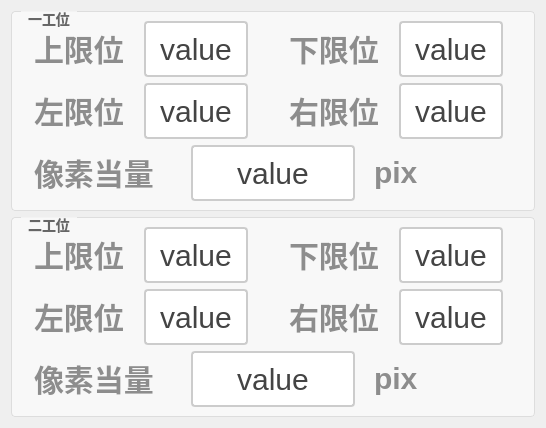
     <widget class="QWidget" name="tab_6">
      <attribute name="title">
       <string>工位限位设置</string>
      </attribute>
      <layout class="QVBoxLayout" name="verticalLayout_21">
       <item>
        <widget class="QGroupBox" name="groupBox">
         <property name="styleSheet">
          <string notr="true">QGroupBox {
    border: 1px solid #DDD;
    border-radius: 4px;
    font: bold 14px;
    color: #666;
    background-color: #F8F8F8;
}

QGroupBox::title {
    subcontrol-origin: margin;
    subcontrol-position: top left;
    left: 10px;
    padding: 0 5px;
}</string>
         </property>
         <property name="title">
          <string>一工位</string>
         </property>
         <layout class="QGridLayout" name="gridLayout">
          <item row="0" column="1">
           <layout class="QHBoxLayout" name="horizontalLayout_26">
            <item>
             <widget class="QLabel" name="label_34">
              <property name="styleSheet">
               <string notr="true">QLabel {
       font-size: 30px;        
       font-weight: bold;        
       color:  rgb(141, 141, 141);       
       padding: 5px 5px;     
       border-bottom: 2px solid #cccccc; 
    }</string>
              </property>
              <property name="text">
               <string>下限位</string>
              </property>
             </widget>
            </item>
            <item>
             <widget class="QPushButton" name="pbtn_xiaxianwei1">
              <property name="sizePolicy">
               <sizepolicy hsizetype="Minimum" vsizetype="Minimum">
                <horstretch>0</horstretch>
                <verstretch>0</verstretch>
               </sizepolicy>
              </property>
              <property name="styleSheet">
               <string notr="true">QPushButton {
    padding: 6px 14px;
    border: 2px solid #CCC;
    border-radius: 4px;
    background-color: white;
    color: #444;
	font-size: 30px; 
}

QPushButton:hover {
    border-color: #999;
    background-color: #F5F5F5;
}

QPushButton:pressed {
    border-color: #777;
    background-color: #EEE;
}</string>
              </property>
              <property name="text">
               <string>value</string>
              </property>
             </widget>
            </item>
            <item>
             <widget class="QLabel" name="label_35">
              <property name="styleSheet">
               <string notr="true">/* 基础标签样式 */
QLabel {
    color: #444444;          /* 主文字色 */
    font-size: 14px;         /* 标准字号 */
    background: transparent; /* 透明背景 */
    padding: 2px 4px;        /* 基础内边距 */
}

/* 标题样式 */
QLabel.title {
    font-size: 16px;
    font-weight: 600;
    color: #333333;
    border-bottom: 1px solid #DDDDDD; /* 下划线装饰 */
    padding-bottom: 4px;
}

/* 副标题/次要文本 */
QLabel.subtitle {
    color: #666666;
    font-size: 13px;
    font-style: italic;
}

/* 强调文本 */
QLabel.emphasis {
    color: #333333;
    font-weight: 500;
    background-color: #F5F5F5;
    border-radius: 3px;
    padding: 4px 8px;
}

/* 状态标签（成功/警告/错误） */
QLabel[state=&quot;success&quot;] {
    color: #228B22;          /* 森林绿 */
    border-left: 3px solid #228B22;
    padding-left: 8px;
}

QLabel[state=&quot;warning&quot;] {
    color: #FF8C00;          /* 暗橙 */
    border-left: 3px solid #FF8C00;
    padding-left: 8px;
}

QLabel[state=&quot;error&quot;] {
    color: #B22222;          /* 砖红 */
    border-left: 3px solid #B22222;
    padding-left: 8px;
}

/* 数据展示标签 */
QLabel.data {
    color: #2F4F4F;          /* 深石板灰 */
    font-family: monospace;
    border: 1px solid #E0E0E0;
    background-color: #FFFFFF;
    padding: 6px 12px;
    border-radius: 4px;
}

/* 禁用状态 */
QLabel:disabled {
    color: #AAAAAA;
    background-color: transparent;
}

/* 链接样式（伪链接效果） */
QLabel.link {
    color: #4682B4;          /* 钢蓝 */
    text-decoration: underline;
    border-bottom: 1px dotted #4682B4;
}

/* 图标标签 */
QLabel.icon {
    qproperty-alignment: AlignCenter;
    border: 1px solid #E0E0E0;
    border-radius: 4px;
    background-color: #FFFFFF;
    padding: 12px;
}</string>
              </property>
              <property name="text">
               <string/>
              </property>
             </widget>
            </item>
           </layout>
          </item>
          <item row="0" column="0">
           <layout class="QHBoxLayout" name="horizontalLayout_25">
            <item>
             <widget class="QLabel" name="label_32">
              <property name="styleSheet">
               <string notr="true">QLabel {
       font-size: 30px;        
       font-weight: bold;        
       color:  rgb(141, 141, 141);       
       padding: 5px 5px;     
       border-bottom: 2px solid #cccccc; 
    }</string>
              </property>
              <property name="text">
               <string>上限位</string>
              </property>
             </widget>
            </item>
            <item>
             <widget class="QPushButton" name="pbtn_shangxianwei1">
              <property name="sizePolicy">
               <sizepolicy hsizetype="Minimum" vsizetype="Minimum">
                <horstretch>0</horstretch>
                <verstretch>0</verstretch>
               </sizepolicy>
              </property>
              <property name="styleSheet">
               <string notr="true">QPushButton {
    padding: 6px 14px;
    border: 2px solid #CCC;
    border-radius: 4px;
    background-color: white;
    color: #444;
	font-size: 30px; 
}

QPushButton:hover {
    border-color: #999;
    background-color: #F5F5F5;
}

QPushButton:pressed {
    border-color: #777;
    background-color: #EEE;
}</string>
              </property>
              <property name="text">
               <string>value</string>
              </property>
             </widget>
            </item>
            <item>
             <widget class="QLabel" name="label_33">
              <property name="styleSheet">
               <string notr="true">/* 基础标签样式 */
QLabel {
    color: #444444;          /* 主文字色 */
    font-size: 14px;         /* 标准字号 */
    background: transparent; /* 透明背景 */
    padding: 2px 4px;        /* 基础内边距 */
}

/* 标题样式 */
QLabel.title {
    font-size: 16px;
    font-weight: 600;
    color: #333333;
    border-bottom: 1px solid #DDDDDD; /* 下划线装饰 */
    padding-bottom: 4px;
}

/* 副标题/次要文本 */
QLabel.subtitle {
    color: #666666;
    font-size: 13px;
    font-style: italic;
}

/* 强调文本 */
QLabel.emphasis {
    color: #333333;
    font-weight: 500;
    background-color: #F5F5F5;
    border-radius: 3px;
    padding: 4px 8px;
}

/* 状态标签（成功/警告/错误） */
QLabel[state=&quot;success&quot;] {
    color: #228B22;          /* 森林绿 */
    border-left: 3px solid #228B22;
    padding-left: 8px;
}

QLabel[state=&quot;warning&quot;] {
    color: #FF8C00;          /* 暗橙 */
    border-left: 3px solid #FF8C00;
    padding-left: 8px;
}

QLabel[state=&quot;error&quot;] {
    color: #B22222;          /* 砖红 */
    border-left: 3px solid #B22222;
    padding-left: 8px;
}

/* 数据展示标签 */
QLabel.data {
    color: #2F4F4F;          /* 深石板灰 */
    font-family: monospace;
    border: 1px solid #E0E0E0;
    background-color: #FFFFFF;
    padding: 6px 12px;
    border-radius: 4px;
}

/* 禁用状态 */
QLabel:disabled {
    color: #AAAAAA;
    background-color: transparent;
}

/* 链接样式（伪链接效果） */
QLabel.link {
    color: #4682B4;          /* 钢蓝 */
    text-decoration: underline;
    border-bottom: 1px dotted #4682B4;
}

/* 图标标签 */
QLabel.icon {
    qproperty-alignment: AlignCenter;
    border: 1px solid #E0E0E0;
    border-radius: 4px;
    background-color: #FFFFFF;
    padding: 12px;
}</string>
              </property>
              <property name="text">
               <string/>
              </property>
             </widget>
            </item>
           </layout>
          </item>
          <item row="1" column="1">
           <layout class="QHBoxLayout" name="horizontalLayout_28">
            <item>
             <widget class="QLabel" name="label_38">
              <property name="styleSheet">
               <string notr="true">QLabel {
       font-size: 30px;        
       font-weight: bold;        
       color:  rgb(141, 141, 141);       
       padding: 5px 5px;     
       border-bottom: 2px solid #cccccc; 
    }</string>
              </property>
              <property name="text">
               <string>右限位</string>
              </property>
             </widget>
            </item>
            <item>
             <widget class="QPushButton" name="pbtn_youxianwei1">
              <property name="sizePolicy">
               <sizepolicy hsizetype="Minimum" vsizetype="Minimum">
                <horstretch>0</horstretch>
                <verstretch>0</verstretch>
               </sizepolicy>
              </property>
              <property name="styleSheet">
               <string notr="true">QPushButton {
    padding: 6px 14px;
    border: 2px solid #CCC;
    border-radius: 4px;
    background-color: white;
    color: #444;
	font-size: 30px; 
}

QPushButton:hover {
    border-color: #999;
    background-color: #F5F5F5;
}

QPushButton:pressed {
    border-color: #777;
    background-color: #EEE;
}</string>
              </property>
              <property name="text">
               <string>value</string>
              </property>
             </widget>
            </item>
            <item>
             <widget class="QLabel" name="label_39">
              <property name="styleSheet">
               <string notr="true">/* 基础标签样式 */
QLabel {
    color: #444444;          /* 主文字色 */
    font-size: 14px;         /* 标准字号 */
    background: transparent; /* 透明背景 */
    padding: 2px 4px;        /* 基础内边距 */
}

/* 标题样式 */
QLabel.title {
    font-size: 16px;
    font-weight: 600;
    color: #333333;
    border-bottom: 1px solid #DDDDDD; /* 下划线装饰 */
    padding-bottom: 4px;
}

/* 副标题/次要文本 */
QLabel.subtitle {
    color: #666666;
    font-size: 13px;
    font-style: italic;
}

/* 强调文本 */
QLabel.emphasis {
    color: #333333;
    font-weight: 500;
    background-color: #F5F5F5;
    border-radius: 3px;
    padding: 4px 8px;
}

/* 状态标签（成功/警告/错误） */
QLabel[state=&quot;success&quot;] {
    color: #228B22;          /* 森林绿 */
    border-left: 3px solid #228B22;
    padding-left: 8px;
}

QLabel[state=&quot;warning&quot;] {
    color: #FF8C00;          /* 暗橙 */
    border-left: 3px solid #FF8C00;
    padding-left: 8px;
}

QLabel[state=&quot;error&quot;] {
    color: #B22222;          /* 砖红 */
    border-left: 3px solid #B22222;
    padding-left: 8px;
}

/* 数据展示标签 */
QLabel.data {
    color: #2F4F4F;          /* 深石板灰 */
    font-family: monospace;
    border: 1px solid #E0E0E0;
    background-color: #FFFFFF;
    padding: 6px 12px;
    border-radius: 4px;
}

/* 禁用状态 */
QLabel:disabled {
    color: #AAAAAA;
    background-color: transparent;
}

/* 链接样式（伪链接效果） */
QLabel.link {
    color: #4682B4;          /* 钢蓝 */
    text-decoration: underline;
    border-bottom: 1px dotted #4682B4;
}

/* 图标标签 */
QLabel.icon {
    qproperty-alignment: AlignCenter;
    border: 1px solid #E0E0E0;
    border-radius: 4px;
    background-color: #FFFFFF;
    padding: 12px;
}</string>
              </property>
              <property name="text">
               <string/>
              </property>
             </widget>
            </item>
           </layout>
          </item>
          <item row="1" column="0">
           <layout class="QHBoxLayout" name="horizontalLayout_27">
            <item>
             <widget class="QLabel" name="label_36">
              <property name="styleSheet">
               <string notr="true">QLabel {
       font-size: 30px;        
       font-weight: bold;        
       color:  rgb(141, 141, 141);       
       padding: 5px 5px;     
       border-bottom: 2px solid #cccccc; 
    }</string>
              </property>
              <property name="text">
               <string>左限位</string>
              </property>
             </widget>
            </item>
            <item>
             <widget class="QPushButton" name="pbtn_zuoxianwei1">
              <property name="sizePolicy">
               <sizepolicy hsizetype="Minimum" vsizetype="Minimum">
                <horstretch>0</horstretch>
                <verstretch>0</verstretch>
               </sizepolicy>
              </property>
              <property name="styleSheet">
               <string notr="true">QPushButton {
    padding: 6px 14px;
    border: 2px solid #CCC;
    border-radius: 4px;
    background-color: white;
    color: #444;
	font-size: 30px; 
}

QPushButton:hover {
    border-color: #999;
    background-color: #F5F5F5;
}

QPushButton:pressed {
    border-color: #777;
    background-color: #EEE;
}</string>
              </property>
              <property name="text">
               <string>value</string>
              </property>
             </widget>
            </item>
            <item>
             <widget class="QLabel" name="label_37">
              <property name="styleSheet">
               <string notr="true">/* 基础标签样式 */
QLabel {
    color: #444444;          /* 主文字色 */
    font-size: 14px;         /* 标准字号 */
    background: transparent; /* 透明背景 */
    padding: 2px 4px;        /* 基础内边距 */
}

/* 标题样式 */
QLabel.title {
    font-size: 16px;
    font-weight: 600;
    color: #333333;
    border-bottom: 1px solid #DDDDDD; /* 下划线装饰 */
    padding-bottom: 4px;
}

/* 副标题/次要文本 */
QLabel.subtitle {
    color: #666666;
    font-size: 13px;
    font-style: italic;
}

/* 强调文本 */
QLabel.emphasis {
    color: #333333;
    font-weight: 500;
    background-color: #F5F5F5;
    border-radius: 3px;
    padding: 4px 8px;
}

/* 状态标签（成功/警告/错误） */
QLabel[state=&quot;success&quot;] {
    color: #228B22;          /* 森林绿 */
    border-left: 3px solid #228B22;
    padding-left: 8px;
}

QLabel[state=&quot;warning&quot;] {
    color: #FF8C00;          /* 暗橙 */
    border-left: 3px solid #FF8C00;
    padding-left: 8px;
}

QLabel[state=&quot;error&quot;] {
    color: #B22222;          /* 砖红 */
    border-left: 3px solid #B22222;
    padding-left: 8px;
}

/* 数据展示标签 */
QLabel.data {
    color: #2F4F4F;          /* 深石板灰 */
    font-family: monospace;
    border: 1px solid #E0E0E0;
    background-color: #FFFFFF;
    padding: 6px 12px;
    border-radius: 4px;
}

/* 禁用状态 */
QLabel:disabled {
    color: #AAAAAA;
    background-color: transparent;
}

/* 链接样式（伪链接效果） */
QLabel.link {
    color: #4682B4;          /* 钢蓝 */
    text-decoration: underline;
    border-bottom: 1px dotted #4682B4;
}

/* 图标标签 */
QLabel.icon {
    qproperty-alignment: AlignCenter;
    border: 1px solid #E0E0E0;
    border-radius: 4px;
    background-color: #FFFFFF;
    padding: 12px;
}</string>
              </property>
              <property name="text">
               <string/>
              </property>
             </widget>
            </item>
           </layout>
          </item>
          <item row="2" column="0" colspan="2">
           <layout class="QHBoxLayout" name="horizontalLayout_44">
            <item>
             <widget class="QLabel" name="label_66">
              <property name="styleSheet">
               <string notr="true">QLabel {
       font-size: 30px;        
       font-weight: bold;        
       color:  rgb(141, 141, 141);       
       padding: 5px 5px;     
       border-bottom: 2px solid #cccccc; 
    }</string>
              </property>
              <property name="text">
               <string>像素当量</string>
              </property>
             </widget>
            </item>
            <item>
             <widget class="QPushButton" name="pbtn_xiangsudangliang1">
              <property name="sizePolicy">
               <sizepolicy hsizetype="Minimum" vsizetype="Minimum">
                <horstretch>0</horstretch>
                <verstretch>0</verstretch>
               </sizepolicy>
              </property>
              <property name="styleSheet">
               <string notr="true">QPushButton {
    padding: 6px 14px;
    border: 2px solid #CCC;
    border-radius: 4px;
    background-color: white;
    color: #444;
	font-size: 30px; 
}

QPushButton:hover {
    border-color: #999;
    background-color: #F5F5F5;
}

QPushButton:pressed {
    border-color: #777;
    background-color: #EEE;
}</string>
              </property>
              <property name="text">
               <string>value</string>
              </property>
             </widget>
            </item>
            <item>
             <widget class="QLabel" name="label_67">
              <property name="styleSheet">
               <string notr="true">QLabel {
       font-size: 30px;        
       font-weight: bold;        
       color:  rgb(141, 141, 141);       
       padding: 5px 5px;     
       border-bottom: 2px solid #cccccc; 
    }</string>
              </property>
              <property name="text">
               <string>pix</string>
              </property>
             </widget>
            </item>
           </layout>
          </item>
         </layout>
        </widget>
       </item>
       <item>
        <widget class="QGroupBox" name="groupBox_2">
         <property name="styleSheet">
          <string notr="true">QGroupBox {
    border: 1px solid #DDD;
    border-radius: 4px;
    font: bold 14px;
    color: #666;
    background-color: #F8F8F8;
}

QGroupBox::title {
    subcontrol-origin: margin;
    subcontrol-position: top left;
    left: 10px;
    padding: 0 5px;
}</string>
         </property>
         <property name="title">
          <string>二工位</string>
         </property>
         <layout class="QGridLayout" name="gridLayout_2">
          <item row="1" column="1">
           <layout class="QHBoxLayout" name="horizontalLayout_39">
            <item>
             <widget class="QLabel" name="label_60">
              <property name="styleSheet">
               <string notr="true">QLabel {
       font-size: 30px;        
       font-weight: bold;        
       color:  rgb(141, 141, 141);       
       padding: 5px 5px;     
       border-bottom: 2px solid #cccccc; 
    }</string>
              </property>
              <property name="text">
               <string>右限位</string>
              </property>
             </widget>
            </item>
            <item>
             <widget class="QPushButton" name="pbtn_youxianwei2">
              <property name="sizePolicy">
               <sizepolicy hsizetype="Minimum" vsizetype="Minimum">
                <horstretch>0</horstretch>
                <verstretch>0</verstretch>
               </sizepolicy>
              </property>
              <property name="styleSheet">
               <string notr="true">QPushButton {
    padding: 6px 14px;
    border: 2px solid #CCC;
    border-radius: 4px;
    background-color: white;
    color: #444;
	font-size: 30px; 
}

QPushButton:hover {
    border-color: #999;
    background-color: #F5F5F5;
}

QPushButton:pressed {
    border-color: #777;
    background-color: #EEE;
}</string>
              </property>
              <property name="text">
               <string>value</string>
              </property>
             </widget>
            </item>
            <item>
             <widget class="QLabel" name="label_61">
              <property name="styleSheet">
               <string notr="true">/* 基础标签样式 */
QLabel {
    color: #444444;          /* 主文字色 */
    font-size: 14px;         /* 标准字号 */
    background: transparent; /* 透明背景 */
    padding: 2px 4px;        /* 基础内边距 */
}

/* 标题样式 */
QLabel.title {
    font-size: 16px;
    font-weight: 600;
    color: #333333;
    border-bottom: 1px solid #DDDDDD; /* 下划线装饰 */
    padding-bottom: 4px;
}

/* 副标题/次要文本 */
QLabel.subtitle {
    color: #666666;
    font-size: 13px;
    font-style: italic;
}

/* 强调文本 */
QLabel.emphasis {
    color: #333333;
    font-weight: 500;
    background-color: #F5F5F5;
    border-radius: 3px;
    padding: 4px 8px;
}

/* 状态标签（成功/警告/错误） */
QLabel[state=&quot;success&quot;] {
    color: #228B22;          /* 森林绿 */
    border-left: 3px solid #228B22;
    padding-left: 8px;
}

QLabel[state=&quot;warning&quot;] {
    color: #FF8C00;          /* 暗橙 */
    border-left: 3px solid #FF8C00;
    padding-left: 8px;
}

QLabel[state=&quot;error&quot;] {
    color: #B22222;          /* 砖红 */
    border-left: 3px solid #B22222;
    padding-left: 8px;
}

/* 数据展示标签 */
QLabel.data {
    color: #2F4F4F;          /* 深石板灰 */
    font-family: monospace;
    border: 1px solid #E0E0E0;
    background-color: #FFFFFF;
    padding: 6px 12px;
    border-radius: 4px;
}

/* 禁用状态 */
QLabel:disabled {
    color: #AAAAAA;
    background-color: transparent;
}

/* 链接样式（伪链接效果） */
QLabel.link {
    color: #4682B4;          /* 钢蓝 */
    text-decoration: underline;
    border-bottom: 1px dotted #4682B4;
}

/* 图标标签 */
QLabel.icon {
    qproperty-alignment: AlignCenter;
    border: 1px solid #E0E0E0;
    border-radius: 4px;
    background-color: #FFFFFF;
    padding: 12px;
}</string>
              </property>
              <property name="text">
               <string/>
              </property>
             </widget>
            </item>
           </layout>
          </item>
          <item row="1" column="0">
           <layout class="QHBoxLayout" name="horizontalLayout_40">
            <item>
             <widget class="QLabel" name="label_62">
              <property name="styleSheet">
               <string notr="true">QLabel {
       font-size: 30px;        
       font-weight: bold;        
       color:  rgb(141, 141, 141);       
       padding: 5px 5px;     
       border-bottom: 2px solid #cccccc; 
    }</string>
              </property>
              <property name="text">
               <string>左限位</string>
              </property>
             </widget>
            </item>
            <item>
             <widget class="QPushButton" name="pbtn_zuoxianwei2">
              <property name="sizePolicy">
               <sizepolicy hsizetype="Minimum" vsizetype="Minimum">
                <horstretch>0</horstretch>
                <verstretch>0</verstretch>
               </sizepolicy>
              </property>
              <property name="styleSheet">
               <string notr="true">QPushButton {
    padding: 6px 14px;
    border: 2px solid #CCC;
    border-radius: 4px;
    background-color: white;
    color: #444;
	font-size: 30px; 
}

QPushButton:hover {
    border-color: #999;
    background-color: #F5F5F5;
}

QPushButton:pressed {
    border-color: #777;
    background-color: #EEE;
}</string>
              </property>
              <property name="text">
               <string>value</string>
              </property>
             </widget>
            </item>
            <item>
             <widget class="QLabel" name="label_63">
              <property name="styleSheet">
               <string notr="true">/* 基础标签样式 */
QLabel {
    color: #444444;          /* 主文字色 */
    font-size: 14px;         /* 标准字号 */
    background: transparent; /* 透明背景 */
    padding: 2px 4px;        /* 基础内边距 */
}

/* 标题样式 */
QLabel.title {
    font-size: 16px;
    font-weight: 600;
    color: #333333;
    border-bottom: 1px solid #DDDDDD; /* 下划线装饰 */
    padding-bottom: 4px;
}

/* 副标题/次要文本 */
QLabel.subtitle {
    color: #666666;
    font-size: 13px;
    font-style: italic;
}

/* 强调文本 */
QLabel.emphasis {
    color: #333333;
    font-weight: 500;
    background-color: #F5F5F5;
    border-radius: 3px;
    padding: 4px 8px;
}

/* 状态标签（成功/警告/错误） */
QLabel[state=&quot;success&quot;] {
    color: #228B22;          /* 森林绿 */
    border-left: 3px solid #228B22;
    padding-left: 8px;
}

QLabel[state=&quot;warning&quot;] {
    color: #FF8C00;          /* 暗橙 */
    border-left: 3px solid #FF8C00;
    padding-left: 8px;
}

QLabel[state=&quot;error&quot;] {
    color: #B22222;          /* 砖红 */
    border-left: 3px solid #B22222;
    padding-left: 8px;
}

/* 数据展示标签 */
QLabel.data {
    color: #2F4F4F;          /* 深石板灰 */
    font-family: monospace;
    border: 1px solid #E0E0E0;
    background-color: #FFFFFF;
    padding: 6px 12px;
    border-radius: 4px;
}

/* 禁用状态 */
QLabel:disabled {
    color: #AAAAAA;
    background-color: transparent;
}

/* 链接样式（伪链接效果） */
QLabel.link {
    color: #4682B4;          /* 钢蓝 */
    text-decoration: underline;
    border-bottom: 1px dotted #4682B4;
}

/* 图标标签 */
QLabel.icon {
    qproperty-alignment: AlignCenter;
    border: 1px solid #E0E0E0;
    border-radius: 4px;
    background-color: #FFFFFF;
    padding: 12px;
}</string>
              </property>
              <property name="text">
               <string/>
              </property>
             </widget>
            </item>
           </layout>
          </item>
          <item row="0" column="1">
           <layout class="QHBoxLayout" name="horizontalLayout_37">
            <item>
             <widget class="QLabel" name="label_56">
              <property name="styleSheet">
               <string notr="true">QLabel {
       font-size: 30px;        
       font-weight: bold;        
       color:  rgb(141, 141, 141);       
       padding: 5px 5px;     
       border-bottom: 2px solid #cccccc; 
    }</string>
              </property>
              <property name="text">
               <string>下限位</string>
              </property>
             </widget>
            </item>
            <item>
             <widget class="QPushButton" name="pbtn_xiaxianwei2">
              <property name="sizePolicy">
               <sizepolicy hsizetype="Minimum" vsizetype="Minimum">
                <horstretch>0</horstretch>
                <verstretch>0</verstretch>
               </sizepolicy>
              </property>
              <property name="styleSheet">
               <string notr="true">QPushButton {
    padding: 6px 14px;
    border: 2px solid #CCC;
    border-radius: 4px;
    background-color: white;
    color: #444;
	font-size: 30px; 
}

QPushButton:hover {
    border-color: #999;
    background-color: #F5F5F5;
}

QPushButton:pressed {
    border-color: #777;
    background-color: #EEE;
}</string>
              </property>
              <property name="text">
               <string>value</string>
              </property>
             </widget>
            </item>
            <item>
             <widget class="QLabel" name="label_57">
              <property name="styleSheet">
               <string notr="true">/* 基础标签样式 */
QLabel {
    color: #444444;          /* 主文字色 */
    font-size: 14px;         /* 标准字号 */
    background: transparent; /* 透明背景 */
    padding: 2px 4px;        /* 基础内边距 */
}

/* 标题样式 */
QLabel.title {
    font-size: 16px;
    font-weight: 600;
    color: #333333;
    border-bottom: 1px solid #DDDDDD; /* 下划线装饰 */
    padding-bottom: 4px;
}

/* 副标题/次要文本 */
QLabel.subtitle {
    color: #666666;
    font-size: 13px;
    font-style: italic;
}

/* 强调文本 */
QLabel.emphasis {
    color: #333333;
    font-weight: 500;
    background-color: #F5F5F5;
    border-radius: 3px;
    padding: 4px 8px;
}

/* 状态标签（成功/警告/错误） */
QLabel[state=&quot;success&quot;] {
    color: #228B22;          /* 森林绿 */
    border-left: 3px solid #228B22;
    padding-left: 8px;
}

QLabel[state=&quot;warning&quot;] {
    color: #FF8C00;          /* 暗橙 */
    border-left: 3px solid #FF8C00;
    padding-left: 8px;
}

QLabel[state=&quot;error&quot;] {
    color: #B22222;          /* 砖红 */
    border-left: 3px solid #B22222;
    padding-left: 8px;
}

/* 数据展示标签 */
QLabel.data {
    color: #2F4F4F;          /* 深石板灰 */
    font-family: monospace;
    border: 1px solid #E0E0E0;
    background-color: #FFFFFF;
    padding: 6px 12px;
    border-radius: 4px;
}

/* 禁用状态 */
QLabel:disabled {
    color: #AAAAAA;
    background-color: transparent;
}

/* 链接样式（伪链接效果） */
QLabel.link {
    color: #4682B4;          /* 钢蓝 */
    text-decoration: underline;
    border-bottom: 1px dotted #4682B4;
}

/* 图标标签 */
QLabel.icon {
    qproperty-alignment: AlignCenter;
    border: 1px solid #E0E0E0;
    border-radius: 4px;
    background-color: #FFFFFF;
    padding: 12px;
}</string>
              </property>
              <property name="text">
               <string/>
              </property>
             </widget>
            </item>
           </layout>
          </item>
          <item row="0" column="0">
           <layout class="QHBoxLayout" name="horizontalLayout_38">
            <item>
             <widget class="QLabel" name="label_58">
              <property name="styleSheet">
               <string notr="true">QLabel {
       font-size: 30px;        
       font-weight: bold;        
       color:  rgb(141, 141, 141);       
       padding: 5px 5px;     
       border-bottom: 2px solid #cccccc; 
    }</string>
              </property>
              <property name="text">
               <string>上限位</string>
              </property>
             </widget>
            </item>
            <item>
             <widget class="QPushButton" name="pbtn_shangxianwei2">
              <property name="sizePolicy">
               <sizepolicy hsizetype="Minimum" vsizetype="Minimum">
                <horstretch>0</horstretch>
                <verstretch>0</verstretch>
               </sizepolicy>
              </property>
              <property name="styleSheet">
               <string notr="true">QPushButton {
    padding: 6px 14px;
    border: 2px solid #CCC;
    border-radius: 4px;
    background-color: white;
    color: #444;
	font-size: 30px; 
}

QPushButton:hover {
    border-color: #999;
    background-color: #F5F5F5;
}

QPushButton:pressed {
    border-color: #777;
    background-color: #EEE;
}</string>
              </property>
              <property name="text">
               <string>value</string>
              </property>
             </widget>
            </item>
            <item>
             <widget class="QLabel" name="label_59">
              <property name="styleSheet">
               <string notr="true">/* 基础标签样式 */
QLabel {
    color: #444444;          /* 主文字色 */
    font-size: 14px;         /* 标准字号 */
    background: transparent; /* 透明背景 */
    padding: 2px 4px;        /* 基础内边距 */
}

/* 标题样式 */
QLabel.title {
    font-size: 16px;
    font-weight: 600;
    color: #333333;
    border-bottom: 1px solid #DDDDDD; /* 下划线装饰 */
    padding-bottom: 4px;
}

/* 副标题/次要文本 */
QLabel.subtitle {
    color: #666666;
    font-size: 13px;
    font-style: italic;
}

/* 强调文本 */
QLabel.emphasis {
    color: #333333;
    font-weight: 500;
    background-color: #F5F5F5;
    border-radius: 3px;
    padding: 4px 8px;
}

/* 状态标签（成功/警告/错误） */
QLabel[state=&quot;success&quot;] {
    color: #228B22;          /* 森林绿 */
    border-left: 3px solid #228B22;
    padding-left: 8px;
}

QLabel[state=&quot;warning&quot;] {
    color: #FF8C00;          /* 暗橙 */
    border-left: 3px solid #FF8C00;
    padding-left: 8px;
}

QLabel[state=&quot;error&quot;] {
    color: #B22222;          /* 砖红 */
    border-left: 3px solid #B22222;
    padding-left: 8px;
}

/* 数据展示标签 */
QLabel.data {
    color: #2F4F4F;          /* 深石板灰 */
    font-family: monospace;
    border: 1px solid #E0E0E0;
    background-color: #FFFFFF;
    padding: 6px 12px;
    border-radius: 4px;
}

/* 禁用状态 */
QLabel:disabled {
    color: #AAAAAA;
    background-color: transparent;
}

/* 链接样式（伪链接效果） */
QLabel.link {
    color: #4682B4;          /* 钢蓝 */
    text-decoration: underline;
    border-bottom: 1px dotted #4682B4;
}

/* 图标标签 */
QLabel.icon {
    qproperty-alignment: AlignCenter;
    border: 1px solid #E0E0E0;
    border-radius: 4px;
    background-color: #FFFFFF;
    padding: 12px;
}</string>
              </property>
              <property name="text">
               <string/>
              </property>
             </widget>
            </item>
           </layout>
          </item>
          <item row="2" column="0" colspan="2">
           <layout class="QHBoxLayout" name="horizontalLayout_45">
            <item>
             <widget class="QLabel" name="label_68">
              <property name="styleSheet">
               <string notr="true">QLabel {
       font-size: 30px;        
       font-weight: bold;        
       color:  rgb(141, 141, 141);       
       padding: 5px 5px;     
       border-bottom: 2px solid #cccccc; 
    }</string>
              </property>
              <property name="text">
               <string>像素当量</string>
              </property>
             </widget>
            </item>
            <item>
             <widget class="QPushButton" name="pbtn_xiangsudangliang2">
              <property name="sizePolicy">
               <sizepolicy hsizetype="Minimum" vsizetype="Minimum">
                <horstretch>0</horstretch>
                <verstretch>0</verstretch>
               </sizepolicy>
              </property>
              <property name="styleSheet">
               <string notr="true">QPushButton {
    padding: 6px 14px;
    border: 2px solid #CCC;
    border-radius: 4px;
    background-color: white;
    color: #444;
	font-size: 30px; 
}

QPushButton:hover {
    border-color: #999;
    background-color: #F5F5F5;
}

QPushButton:pressed {
    border-color: #777;
    background-color: #EEE;
}</string>
              </property>
              <property name="text">
               <string>value</string>
              </property>
             </widget>
            </item>
            <item>
             <widget class="QLabel" name="label_69">
              <property name="styleSheet">
               <string notr="true">QLabel {
       font-size: 30px;        
       font-weight: bold;        
       color:  rgb(141, 141, 141);       
       padding: 5px 5px;     
       border-bottom: 2px solid #cccccc; 
    }</string>
              </property>
              <property name="text">
               <string>pix</string>
              </property>
             </widget>
            </item>
           </layout>
          </item>
         </layout>
        </widget>
       </item>
      </layout>
     </widget>
